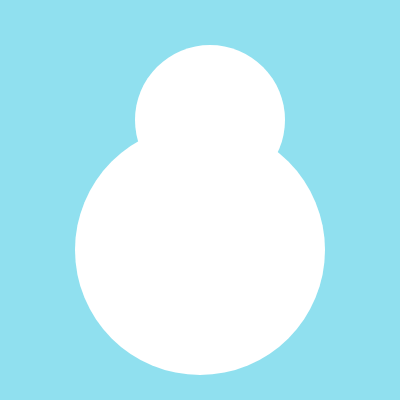
Frame 1 (no input)
Frame 60 (no input): identical to frame 1, image omitted
Frame 120 (the mouse pressed at the canvas centre since frame 60): identical to frame 1, image omitted

The p5.js sketch that drew this single still picture (run headless with seeded random() and noise() and a simulated clock; from frame 60 on, the mouse is pressed at the canvas centre):

// p5.js sketch
// ── sketch.js
function setup() {
  createCanvas(400, 400);
}

function draw() {
  background(144, 224, 239);

  noStroke();
  fill(255);
  circle(210, 120, 150);
  circle(200, 250, 250);
}
